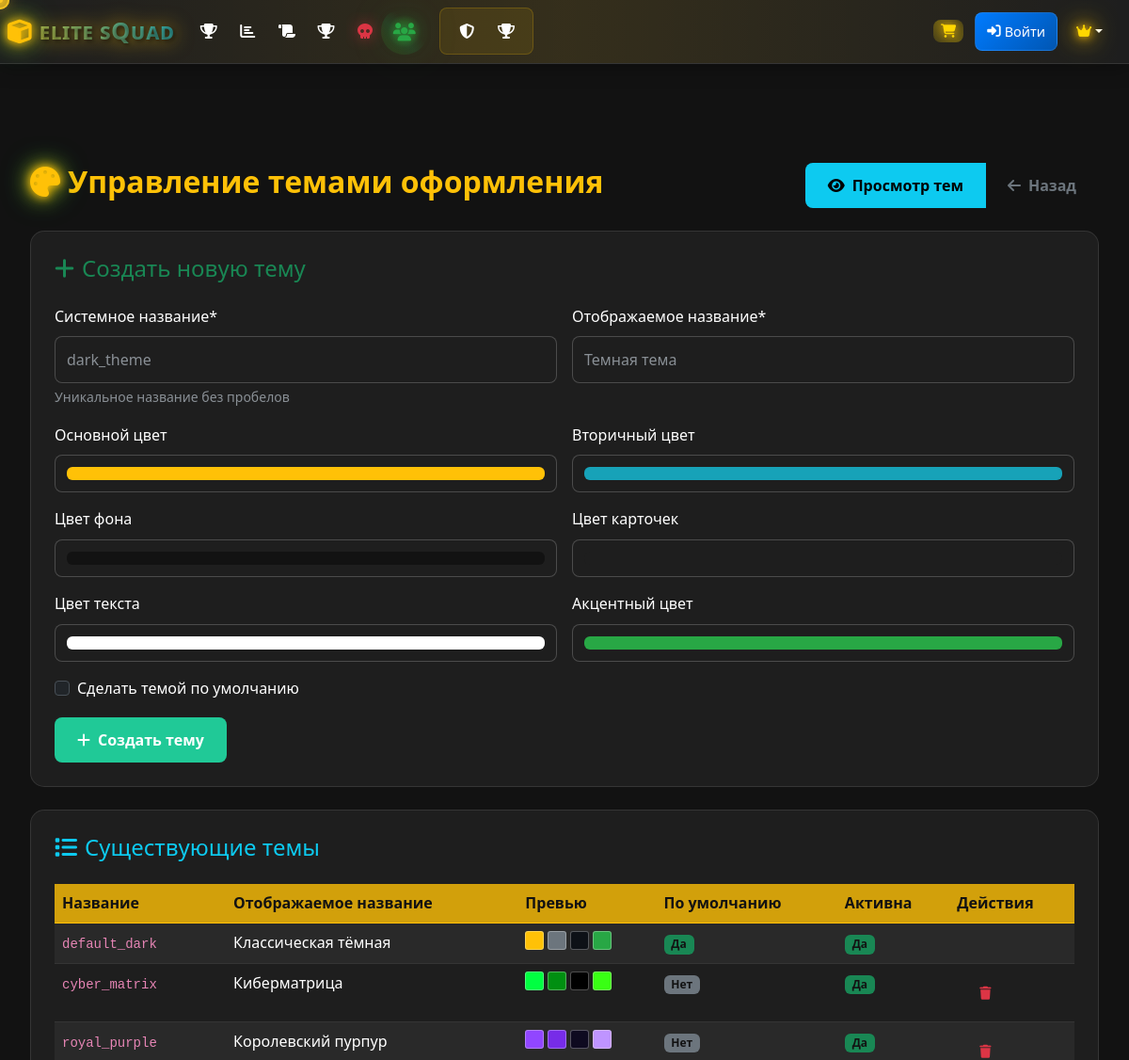
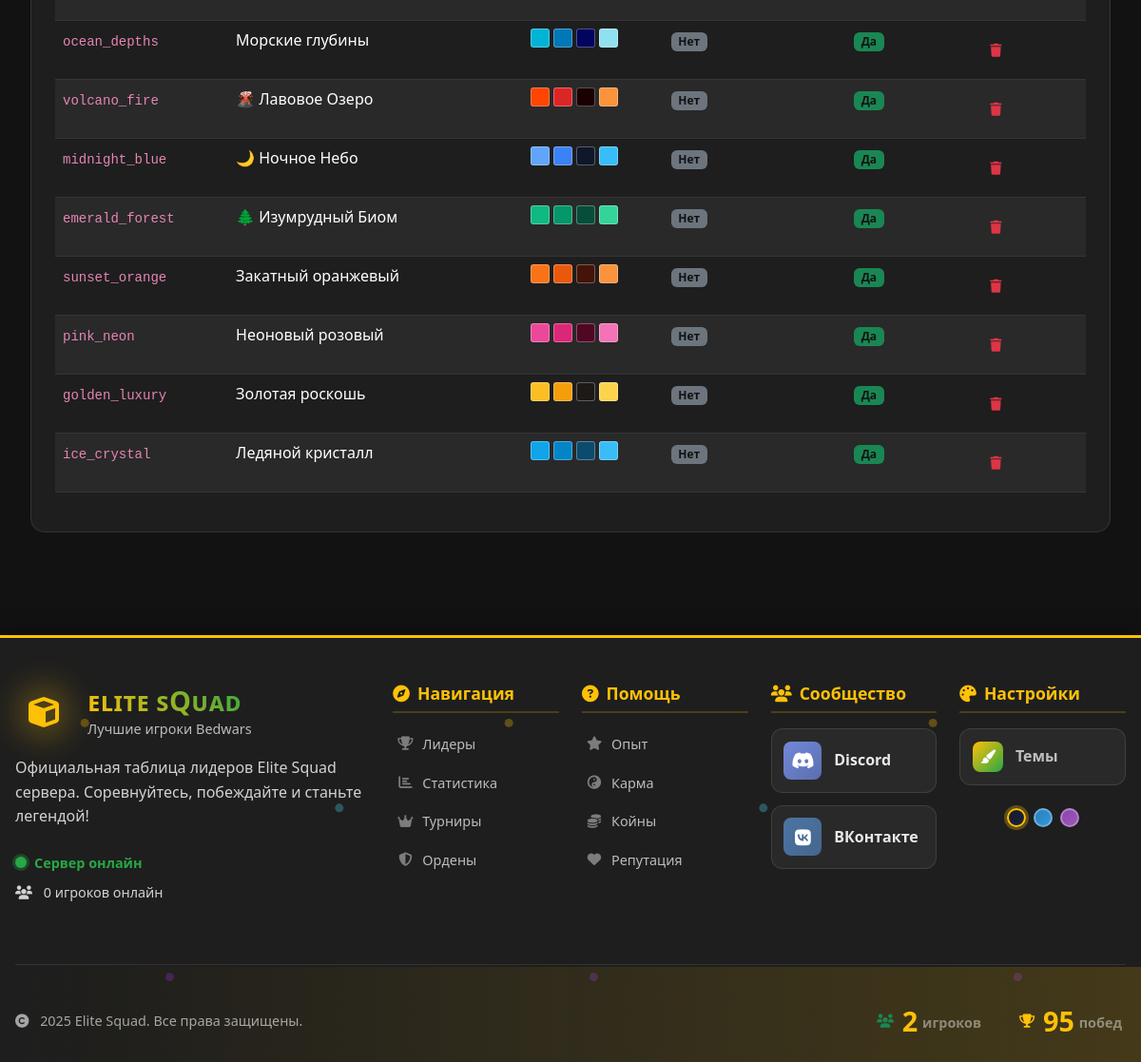
/admin/themes (signed in), run on the app's committed database (2 pictures, top to bottom).
### models.py (models this page shows, shortened)
class SiteTheme(db.Model):
    id = db.Column(db.Integer, primary_key=True)
    name = db.Column(db.String(50), nullable=False, unique=True)
    display_name = db.Column(db.String(100), nullable=False)
    description = db.Column(db.Text, nullable=True)
    primary_color = db.Column(db.String(7), default='#ffc107')
    secondary_color = db.Column(db.String(7), default='#6c757d')
    background_color = db.Column(db.String(7), default='#1a1a1a')
    card_background = db.Column(db.String(7), default='#2d2d2d')
    text_color = db.Column(db.String(7), default='#ffffff')
    accent_color = db.Column(db.String(7), default='#ffaa00')
    is_active = db.Column(db.Boolean, default=True)
    is_default = db.Column(db.Boolean, default=False)
    created_at = db.Column(db.DateTime, default=datetime.utcnow)

### routes.py (the view)
@app.route('/admin/themes')
def admin_themes():
    if not session.get('is_admin', False):
        flash('Доступ запрещен!', 'error')
        return redirect(url_for('login'))
    if SiteTheme.query.count() == 0:
        SiteTheme.create_default_themes()
    themes = SiteTheme.query.all()
    return render_template('admin_themes.html', themes=themes)

### templates/admin_themes.html (shortened to what this page needs)
{% extends "base.html" %}
{% block content %}
<div class="container-fluid py-4">
    <div class="d-flex justify-content-between align-items-center mb-4">
        <h2 class="page-title">
            <i class="fas fa-palette text-warning me-2 glow-effect"></i>Управление темами оформления
        </h2>
        <div class="btn-group">
            <a href="{{ url_for('themes') }}" class="btn btn-info">
                <i class="fas fa-eye me-2"></i>Просмотр тем
            </a>
            <a href="{{ url_for('admin') }}" class="btn btn-outline-secondary">
                <i class="fas fa-arrow-left me-2"></i>Назад
            </a>
        </div>
    </div>
    <div class="admin-form-card mb-4">
        <h4 class="text-success mb-4">
            <i class="fas fa-plus me-2"></i>Создать новую тему
        </h4>
        <form method="POST" action="{{ url_for('admin_create_theme') }}">
            <div class="row g-3">
                <div class="col-md-6">
                    <label class="form-label">Системное название*</label>
                    <input type="text" class="form-control" name="name" required placeholder="dark_theme">
                    <div class="form-text">Уникальное название без пробелов</div>
                </div>
                <div class="col-md-6">
                    <label class="form-label">Отображаемое название*</label>
                    <input type="text" class="form-control" name="display_name" required placeholder="Темная тема">
                </div>
                <div class="col-md-6">
                    <label class="form-label">Основной цвет</label>
                    <input type="color" class="form-control form-control-color" name="primary_color" value="#ffc107">
                </div>
                <div class="col-md-6">
                    <label class="form-label">Вторичный цвет</label>
                    <input type="color" class="form-control form-control-color" name="secondary_color" value="#17a2b8">
                </div>
                <div class="col-md-6">
                    <label class="form-label">Цвет фона</label>
                    <input type="color" class="form-control form-control-color" name="background_color" value="#121212">
                </div>
                <div class="col-md-6">
                    <label class="form-label">Цвет карточек</label>
                    <input type="color" class="form-control form-control-color" name="card_background" value="#1e1e1e">
                </div>
                <div class="col-md-6">
                    <label class="form-label">Цвет текста</label>
                    <input type="color" class="form-control form-control-color" name="text_color" value="#ffffff">
                </div>
                <div class="col-md-6">
                    <label class="form-label">Акцентный цвет</label>
                    <input type="color" class="form-control form-control-color" name="accent_color" value="#28a745">
                </div>
                <div class="col-12">
                    <div class="form-check">
                        <input class="form-check-input" type="checkbox" name="is_default" id="isDefault">
                        <label class="form-check-label" for="isDefault">
                            Сделать темой по умолчанию
                        </label>
                    </div>
                </div>
                <div class="col-12">
                    <button type="submit" class="btn btn-success">
                        <i class="fas fa-plus me-2"></i>Создать тему
                    </button>
                </div>
            </div>
        </form>
    </div>
    <div class="admin-form-card">
        <h4 class="text-info mb-4">
            <i class="fas fa-list me-2"></i>Существующие темы
        </h4>
        {% if themes %}
        <div class="table-responsive">
            <table class="table table-dark table-striped">
                <thead class="table-warning">
                    <tr>
                        <th>Название</th>
                        <th>Отображаемое название</th>
                        <th>Превью</th>
                        <th>По умолчанию</th>
                        <th>Активна</th>
                        <th>Действия</th>
                    </tr>
                </thead>
                <tbody>
                    {% for theme in themes %}
                    <tr>
                        <td><code>{{ theme.name }}</code></td>
                        <td>{{ theme.display_name }}</td>
                        <td>
                            <div class="d-flex gap-1">
                                <div class="color-preview" style="background-color: {{ theme.primary_color }};" title="Основной"></div>
                                <div class="color-preview" style="background-color: {{ theme.secondary_color }};" title="Вторичный"></div>
                                <div class="color-preview" style="background-color: {{ theme.background_color }};" title="Фон"></div>
                                <div class="color-preview" style="background-color: {{ theme.accent_color }};" title="Акцент"></div>
                            </div>
                        </td>
                        <td>
                            {% if theme.is_default %}
                            <span class="badge bg-success">Да</span>
                            {% else %}
                            <span class="badge bg-secondary">Нет</span>
                            {% endif %}
                        </td>
                        <td>
                            {% if theme.is_active %}
                            <span class="badge bg-success">Да</span>
                            {% else %}
                            <span class="badge bg-danger">Нет</span>
                            {% endif %}
                        </td>
                        <td>
                            <div class="btn-group btn-group-sm">
                                {% if not theme.is_default %}
                                <button class="btn btn-outline-danger"
                                        onclick="deleteTheme({{ theme.id }}, '{{ theme.display_name }}')">
                                    <i class="fas fa-trash"></i>
                                </button>
                                {% endif %}
                            </div>
                        </td>
                    </tr>
                    {% endfor %}
                </tbody>
            </table>
        </div>
        {% else %}
        <div class="text-center py-4">
            <i class="fas fa-palette fa-3x text-muted mb-3"></i>
            <h5 class="text-muted">Темы не найдены</h5>
            <p class="text-muted">Создайте первую тему оформления</p>
        </div>
        {% endif %}
    </div>
</div>
{% endblock %}

### static/css/critical.css (style rules this page uses)
:root { --primary-green: #28a745; --secondary-green: #20c997; --tertiary-green: #17a2b8; --light-green: #32cd32; --dark-bg: #0a0a0a; --card-bg: rgba(26, 26, 46, 0.9); --text-light: rgba(255, 255, 255, 0.9); --border-color: rgba(255, 255, 255, 0.1); }
body { font-family: 'Segoe UI', Tahoma, Geneva, Verdana, sans-serif; background: linear-gradient(135deg, var(--dark-bg) 0%, #1a1a2e 50%, var(--dark-bg) 100%); color: var(--text-light); margin: 0; padding: 0; min-height: 100vh; }
.container, .container-fluid { max-width: 1200px; margin: 0 auto; padding: 0 1rem; }
.btn { border-radius: 8px; padding: 0.75rem 1.5rem; font-weight: 600; transition: all 0.3s ease; border: none; }
.btn-success { background: var(--secondary-green); color: white; }
.form-control { background: rgba(0, 0, 0, 0.5); border: 1px solid var(--border-color); color: white; border-radius: 8px; padding: 0.75rem; }
.d-flex { display: flex; }
.align-items-center { align-items: center; }
.justify-content-between { justify-content: space-between; }
.gap-1 { gap: 0.25rem; }

### templates/admin_themes.html (style rules this page uses)
.color-preview { width: 20px; height: 20px; border-radius: 3px; border: 1px solid rgba(255,255,255,0.3); display: inline-block; }
.form-control-color { width: 100%; height: 40px; }
.admin-form-card { background: var(--bg-secondary); border: 1px solid rgba(255, 255, 255, 0.1); border-radius: 15px; padding: 25px; margin-bottom: 20px; }
.page-title { color: var(--primary-color); font-weight: bold; }
.glow-effect { text-shadow: 0 0 10px currentColor; }

### data on the page
SiteTheme: name "default_dark", display_name "Классическая тёмная", is_default "Да", is_active "Да"
SiteTheme: name "cyber_matrix", display_name "Киберматрица", is_default "Нет", is_active "Да"
SiteTheme: name "royal_purple", display_name "Королевский пурпур", is_default "Нет", is_active "Да"
SiteTheme: name "ocean_depths", display_name "Морские глубины", is_default "Нет", is_active "Да"
SiteTheme: name "volcano_fire", display_name "🌋 Лавовое Озеро", is_default "Нет", is_active "Да"
SiteTheme: name "midnight_blue", display_name "🌙 Ночное Небо", is_default "Нет", is_active "Да"
SiteTheme: name "emerald_forest", display_name "🌲 Изумрудный Биом", is_default "Нет", is_active "Да"
SiteTheme: name "sunset_orange", display_name "Закатный оранжевый", is_default "Нет", is_active "Да"
SiteTheme: name "pink_neon", display_name "Неоновый розовый", is_default "Нет", is_active "Да"
SiteTheme: name "golden_luxury", display_name "Золотая роскошь", is_default "Нет", is_active "Да"
SiteTheme: name "ice_crystal", display_name "Ледяной кристалл", is_default "Нет", is_active "Да"

### other printed values
{{ 'онлайн' if server_stats.is_online else 'оффлайн' }} "онлайн"
{{ server_stats.online_players }} "0"
{{ "{:,}".format(server_stats.total_players) }} "2"
{{ "{:,}".format(server_stats.total_wins) }} "95"
